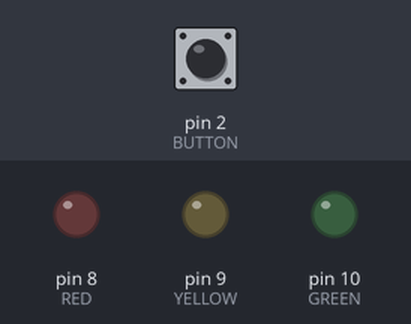
Simulated run of this sketch. Board: Arduino Uno, built with avr-gcc and run on an emulated ATmega328P. Parts: output pins drawn as LEDs (lit = HIGH). The test bench sets the inputs (shaded band); at power-on: pin 2 (BUTTON) LOW. What the sketch prints to the serial monitor is not drawn.

Above: at 1.2 s.
1.3 s: pin 2 (BUTTON) pulled HIGH for 0.15 s
At 2.4 s:
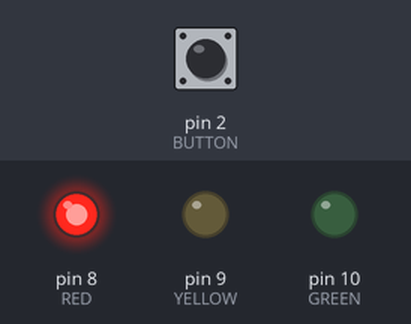
4.4 s: pin 2 (BUTTON) pulled HIGH for 3.2 s
At 10.1 s:
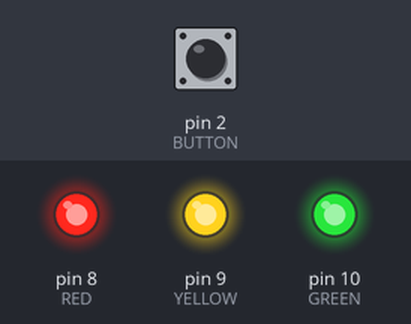
Timing chart, 0 to 15.5 s (numbered marks = the images above; inputs shaded):
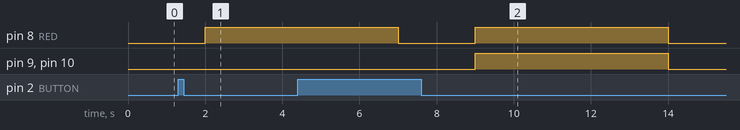

Measured:
- after the input at 1.3 s, pin 8 (RED): LOW → HIGH after 0.70 s
- after the input at 4.4 s, pin 9 (YELLOW), pin 10 (GREEN): LOW → HIGH after 4.6 s, → LOW 5.0 s later

The sketch:

Quiz.ino
```cpp
#define RED 8
#define YELLOW 9
#define GREEN 10
#define BUTTON 2

void setup() {
  Serial.begin(9600);
  pinMode(RED,OUTPUT);
  pinMode(GREEN,OUTPUT);
  pinMode(YELLOW, OUTPUT);
  pinMode(BUTTON, INPUT);
}

int count;
unsigned long i;
void loop() {
  i = millis();
  while (millis() - i < 2000) {
    if (digitalRead(BUTTON) == HIGH) {
      count++;
      delay(200);
    }
  }

  switch (count) {
    case 3:
      digitalWrite(RED, HIGH);
      digitalWrite(YELLOW, HIGH);
      digitalWrite(GREEN, HIGH);
      delay(5000);
      digitalWrite(RED, LOW);
      digitalWrite(YELLOW, LOW);
      digitalWrite(GREEN, LOW);
      break;

    case 2:
      digitalWrite(RED, HIGH);
      digitalWrite(YELLOW, HIGH);
      delay(5000);
      digitalWrite(RED, LOW);
      digitalWrite(YELLOW, LOW);
      break;

    case 1:
      digitalWrite(RED, HIGH);
      delay(5000);
      digitalWrite(RED, LOW);
      break;

    default:
      Serial.println("Invalid number of inputs.");
      return 1;
  }
  count = 0;
}
```
